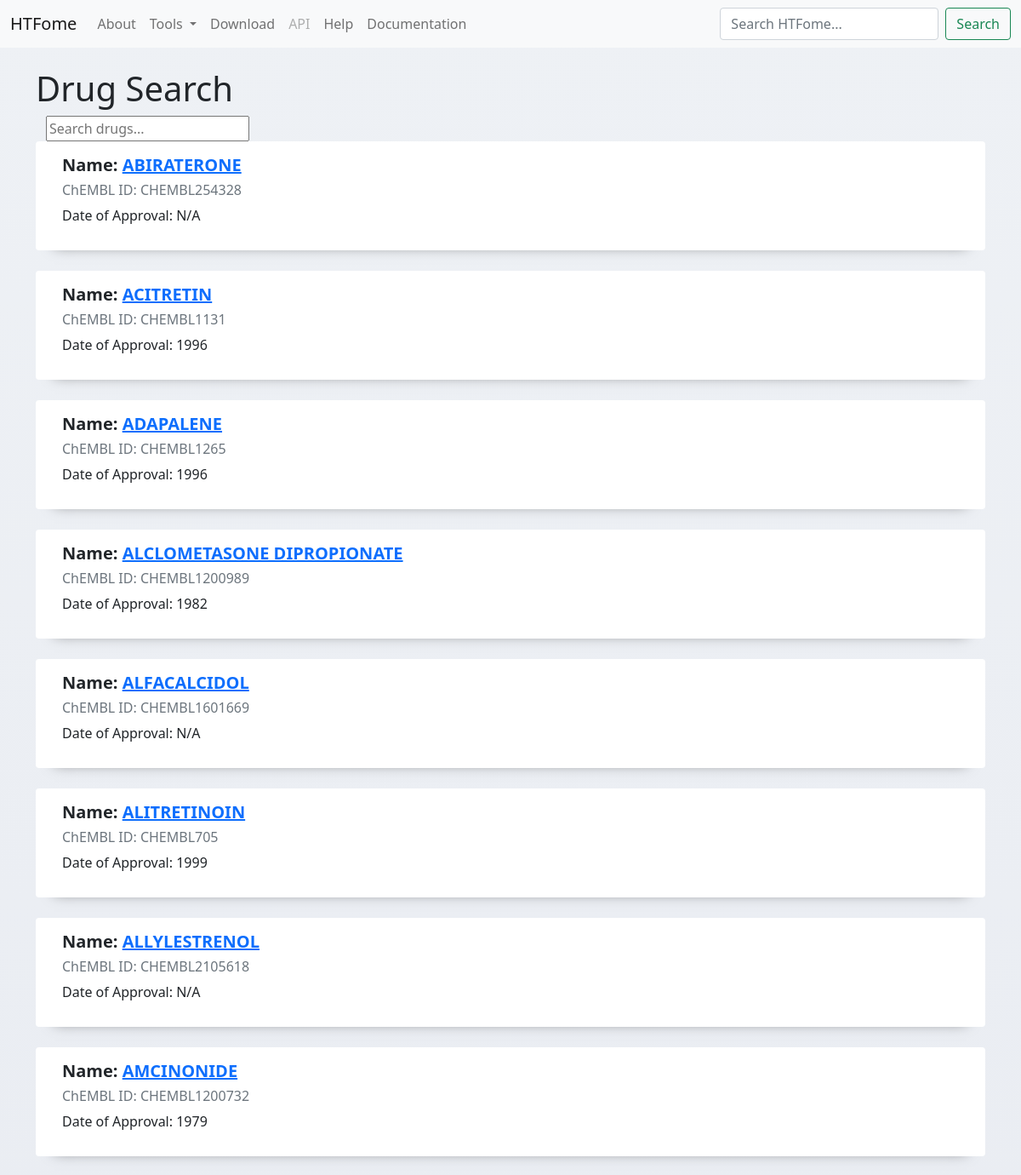
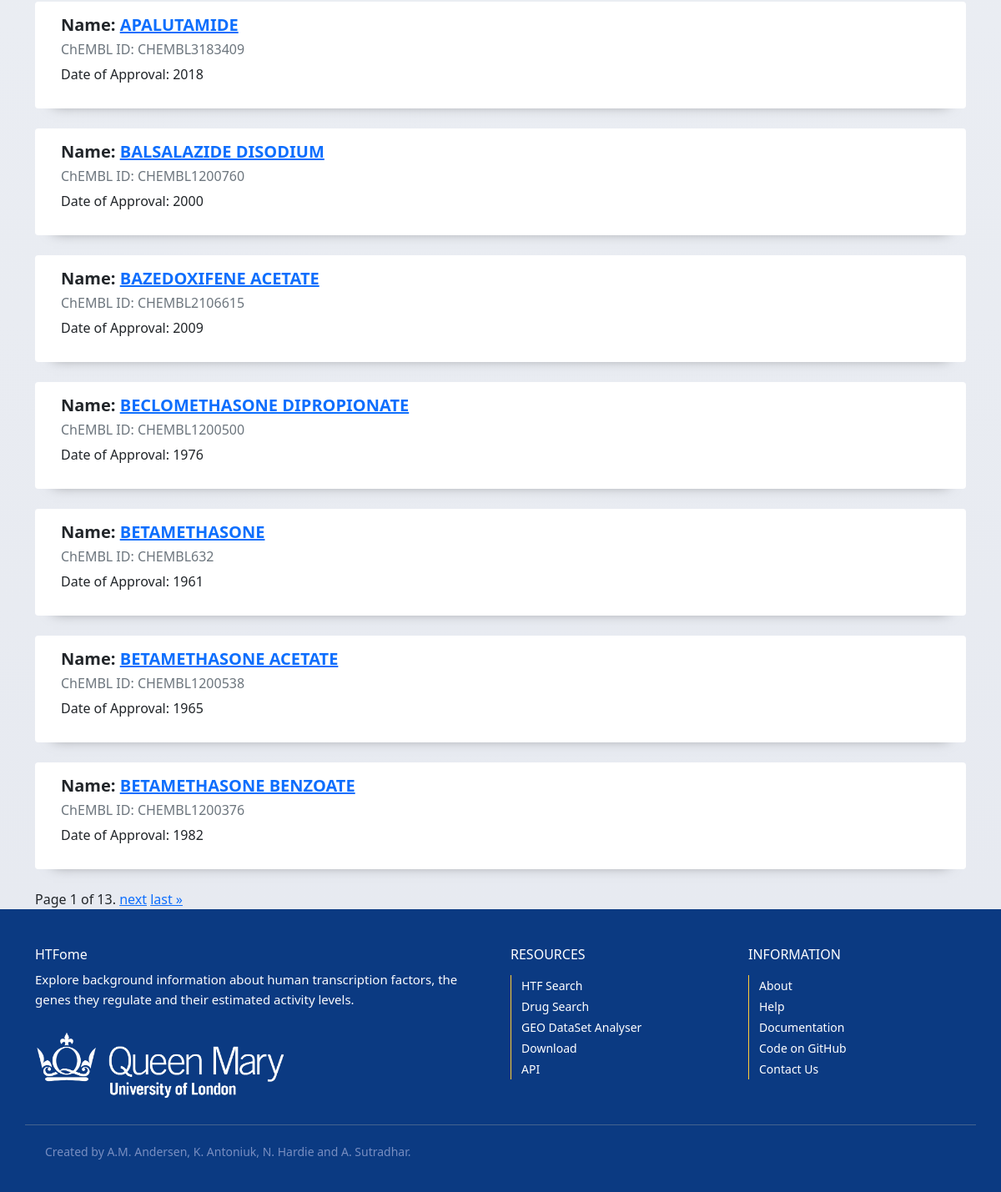
/drug/, run on the app's committed database (2 pictures, top to bottom).
### data/models.py (models this page shows)
class Drug(models.Model):
    drug_name = models.TextField(default='N/A')
    trade_name = models.TextField(default='N/A')
    drug_chembl_id = models.TextField(default='N/A')
    year_approved = models.TextField(default='N/A')

### data/views.py (the view)
# urls.py: path('drug/', views.drug, name="drug"),
def drug(request):
    all_drugs = Drug.objects.all().order_by('drug_name')
    paginator = Paginator(all_drugs, 15)
    page_number = request.GET.get('page')
    page_obj = paginator.get_page(page_number)
    return render(request, "data/drug.html", {'page_obj': page_obj, 'title': 'Drug Search'})

### data/templates/data/drug.html (shortened to what this page needs)
{% extends "data/base.html" %}
{% block content %}
    <main role="main" class="container">
        <h1 class="mt-4">{{ title }}</h1>
        <div class="container">
            <form action="{% url 'drug_results' %}" method="get">
                <input name="q" type="text" placeholder="Search drugs...">
            </form>
        </div>
        {% for drug in page_obj %}
            <div class="card mb-4">
                <div class="card-body" style="margin-left:15px">
                    <h5 style="font-weight:600">Name: <a href="/drug/{{ drug.drug_name }}/">{{ drug.drug_name }}</a></h5>
                    <p class="card-text text-muted h6">ChEMBL ID: {{ drug.drug_chembl_id }} </p>
                    <p class="card-text">Date of Approval: {{ drug.year_approved }}</p>
                </div>
            </div>
        {% endfor %}
        <div class="pagination">
            <span class="step-links">
                <span class="current">
                    Page {{ page_obj.number }} of {{ page_obj.paginator.num_pages }}.
                </span>
                {% if page_obj.has_next %}
                    <a href="?page={{ page_obj.next_page_number }}">next</a>
                    <a href="?page={{ page_obj.paginator.num_pages }}">last &raquo;</a>
                {% endif %}
            </span>
        </div>
    </main>
{% endblock content %}

### static/css/main.css (style rules this page uses)
body, html { margin: 0; background-image: linear-gradient(to top, #e6e9f0 0%, #eef1f5 100%); height: 100%; display: flex; flex-direction: column; }
main { position: relative; padding-top: 56px; }
.card { flex-basis: 728px; top: 0; margin-bottom: 18px; border: none; box-shadow: 0px 17px 15px -22px rgba(0, 0, 0, 0.5); transition: 0.3s; min-height: 128px; }

### data on the page
Drug: drug_name "ABIRATERONE", drug_chembl_id "CHEMBL254328", year_approved "N/A"
Drug: drug_name "ACITRETIN", drug_chembl_id "CHEMBL1131", year_approved "1996"
Drug: drug_name "ADAPALENE", drug_chembl_id "CHEMBL1265", year_approved "1996"
Drug: drug_name "ALCLOMETASONE DIPROPIONATE", drug_chembl_id "CHEMBL1200989", year_approved "1982"
Drug: drug_name "ALFACALCIDOL", drug_chembl_id "CHEMBL1601669", year_approved "N/A"
Drug: drug_name "ALITRETINOIN", drug_chembl_id "CHEMBL705", year_approved "1999"
Drug: drug_name "ALLYLESTRENOL", drug_chembl_id "CHEMBL2105618", year_approved "N/A"
Drug: drug_name "AMCINONIDE", drug_chembl_id "CHEMBL1200732", year_approved "1979"
Drug: drug_name "APALUTAMIDE", drug_chembl_id "CHEMBL3183409", year_approved "2018"
Drug: drug_name "BALSALAZIDE DISODIUM", drug_chembl_id "CHEMBL1200760", year_approved "2000"
Drug: drug_name "BAZEDOXIFENE ACETATE", drug_chembl_id "CHEMBL2106615", year_approved "2009"
Drug: drug_name "BECLOMETHASONE DIPROPIONATE", drug_chembl_id "CHEMBL1200500", year_approved "1976"
Drug: drug_name "BETAMETHASONE", drug_chembl_id "CHEMBL632", year_approved "1961"
Drug: drug_name "BETAMETHASONE ACETATE", drug_chembl_id "CHEMBL1200538", year_approved "1965"
Drug: drug_name "BETAMETHASONE BENZOATE", drug_chembl_id "CHEMBL1200376", year_approved "1982"

### other printed values
{{ title }} "Drug Search"
{{ page_obj.number }} "1"
{{ page_obj.paginator.num_pages }} "13"
